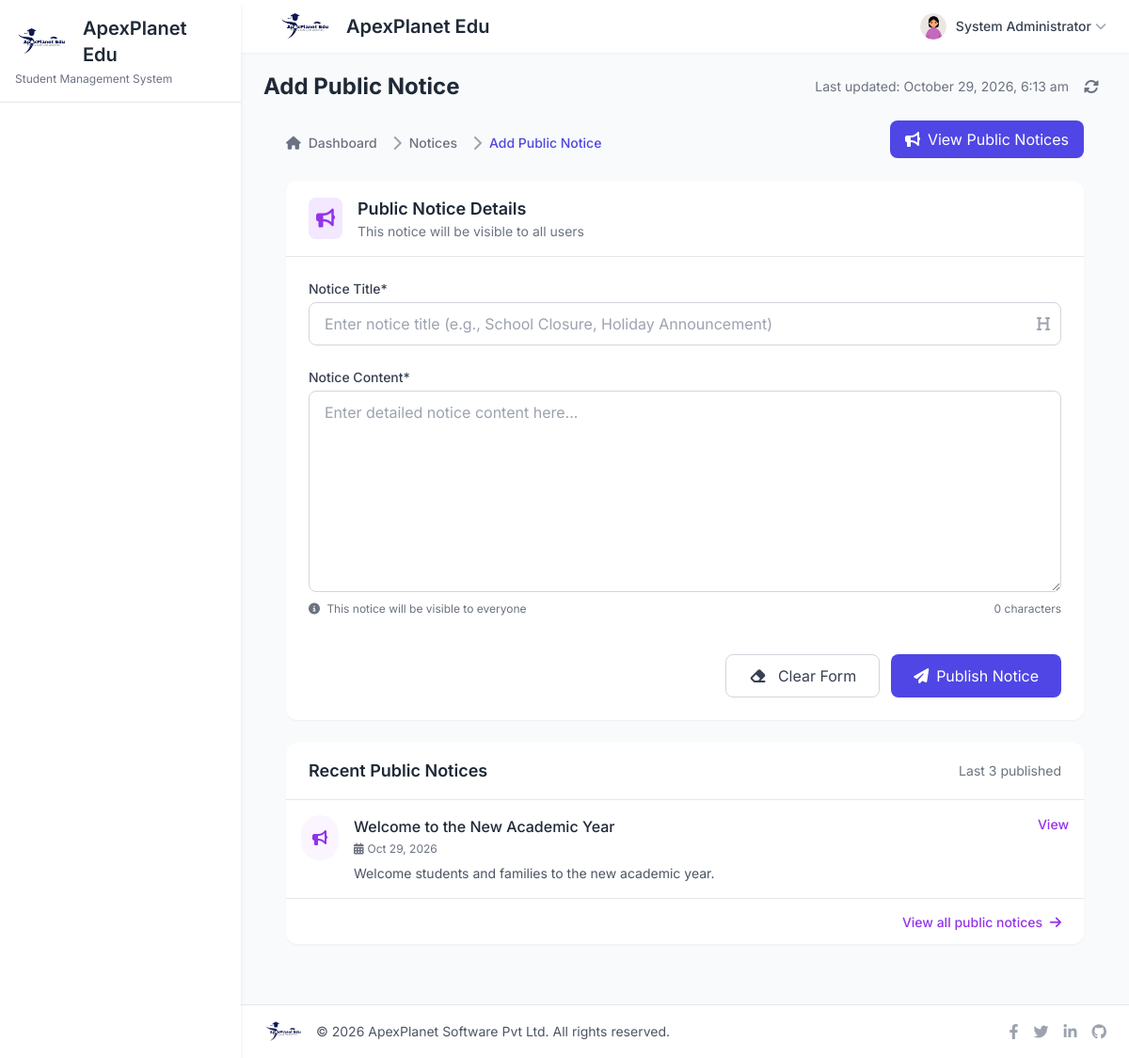
The page /add-public-notice.php (signed in) on the database its author committed.
### tables this page shows
CREATE TABLE `tblpublicnotice` (
  `ID` int(10) NOT NULL AUTO_INCREMENT,
  `NoticeTitle` varchar(200) NOT NULL,
  `NoticeMessage` mediumtext DEFAULT NULL,
  `CreationDate` timestamp NULL DEFAULT CURRENT_TIMESTAMP,
  PRIMARY KEY (`ID`),
  KEY `idx_tblpublicnotice_creation` (`CreationDate`)
);

### add-public-notice.php (the view, shortened to what this page needs)
<?php
include('includes/dbconnection.php');
if (strlen($_SESSION['sturecmsaid']) == 0) {
  header('location:logout.php');
} else {
  $pageTitle = 'Add Public Notice';
  include_once('includes/header.php');
?>
<div class="px-6 py-4">
  <div class="flex flex-col md:flex-row justify-between items-start md:items-center mb-6" data-aos="fade-down">
    <div>
      <nav class="flex mt-2" aria-label="Breadcrumb">
        <ol class="inline-flex items-center space-x-1 md:space-x-2">
          <li class="inline-flex items-center">
            <a href="dashboard.php" class="inline-flex items-center text-sm font-medium text-gray-500 hover:text-primary">
              <i class="fas fa-home mr-2"></i>
              Dashboard
            </a>
          </li>
          <li>
            <div class="flex items-center">
              <i class="fas fa-chevron-right text-gray-400 mx-2"></i>
              <span class="text-sm font-medium text-gray-500">Notices</span>
            </div>
          </li>
          <li aria-current="page">
            <div class="flex items-center">
              <i class="fas fa-chevron-right text-gray-400 mx-2"></i>
              <span class="text-sm font-medium text-primary">Add Public Notice</span>
            </div>
          </li>
        </ol>
      </nav>
    </div>
    <a href="manage-public-notice.php" class="mt-4 md:mt-0 inline-flex items-center px-4 py-2 bg-primary text-white rounded-lg hover:bg-primary-dark transition-colors">
      <i class="fas fa-bullhorn mr-2"></i> View Public Notices
    </a>
  </div>
  <div class="bg-white rounded-xl shadow-sm overflow-hidden" data-aos="fade-up">
    <div class="px-6 py-4 border-b">
      <div class="flex items-center">
        <div class="p-2 bg-purple-100 text-purple-600 rounded-lg mr-4">
          <i class="fas fa-bullhorn text-xl"></i>
        </div>
        <div>
          <h3 class="text-lg font-semibold text-gray-800">Public Notice Details</h3>
          <p class="text-sm text-gray-500">This notice will be visible to all users</p>
        </div>
      </div>
    </div>
    <form class="p-6" method="post">
      <div class="grid grid-cols-1 gap-6">
        <div>
          <label for="nottitle" class="block text-sm font-medium text-gray-700 mb-1">Notice Title*</label>
          <div class="relative">
            <input
              type="text"
              name="nottitle"
              id="nottitle"
              class="w-full px-4 py-2.5 rounded-lg border border-gray-300 focus:ring-2 focus:ring-primary focus:border-primary transition-all"
              placeholder="Enter notice title (e.g., School Closure, Holiday Announcement)"
              required
            >
            <div class="absolute inset-y-0 right-0 flex items-center pr-3 pointer-events-none">
            </div>
          </div>
        </div>
        <div>
          <label for="notmsg" class="block text-sm font-medium text-gray-700 mb-1">Notice Content*</label>
          <textarea
            name="notmsg"
            id="notmsg"
            rows="8"
            class="w-full px-4 py-2.5 rounded-lg border border-gray-300 focus:ring-2 focus:ring-primary focus:border-primary transition-all"
            placeholder="Enter detailed notice content here..."
            required
          ></textarea>
          <div class="mt-1 flex justify-between items-center text-xs text-gray-500">
            <div>
              <i class="fas fa-info-circle mr-1"></i> This notice will be visible to everyone
            </div>
            <div id="charCount">0 characters</div>
          </div>
        </div>
        <div class="flex justify-end space-x-3 pt-4">
          <button
            type="reset"
            class="px-6 py-2.5 border border-gray-300 rounded-lg text-gray-700 hover:bg-gray-50 transition-colors"
          >
            <i class="fas fa-eraser mr-2"></i> Clear Form
          </button>
          <button
            type="submit"
            name="submit"
            class="px-6 py-2.5 bg-primary text-white rounded-lg hover:bg-primary-dark transition-colors flex items-center"
          >
            <i class="fas fa-paper-plane mr-2"></i> Publish Notice
          </button>
        </div>
      </div>
    </form>
  </div>
  <div class="bg-white rounded-xl shadow-sm overflow-hidden mt-6" data-aos="fade-up" data-aos-delay="100">
    <div class="px-6 py-4 border-b">
      <div class="flex items-center justify-between">
        <h3 class="text-lg font-semibold text-gray-800">Recent Public Notices</h3>
        <span class="text-sm text-gray-500">Last 3 published</span>
      </div>
    </div>
    <div class="divide-y">
      <?php
      $sql = "SELECT * FROM tblpublicnotice ORDER BY ID DESC LIMIT 3";
      $query = $dbh->prepare($sql);
      $query->execute();
      $results = $query->fetchAll(PDO::FETCH_OBJ);
      if($query->rowCount() > 0) {
        foreach($results as $notice) {
      ?>
      <div class="p-4 hover:bg-gray-50 transition-colors">
        <div class="flex items-start">
          <div class="p-3 rounded-full bg-purple-50 text-purple-600 mr-4">
            <i class="fas fa-bullhorn"></i>
          </div>
          <div class="flex-1">
            <h4 class="font-medium text-gray-800"><?php echo htmlentities($notice->NoticeTitle); ?></h4>
            <div class="flex items-center mt-1 text-xs text-gray-500">
              <i class="fas fa-calendar-alt mr-1"></i>
              <span><?php echo date('M j, Y', strtotime($notice->CreationDate)); ?></span>
            </div>
            <p class="text-sm text-gray-600 mt-2 line-clamp-2"><?php echo htmlentities($notice->NoticeMessage); ?></p>
          </div>
          <a href="manage-public-notice.php" class="text-purple-600 hover:text-purple-800 text-sm font-medium">
            View
          </a>
        </div>
      </div>
      <?php }} ?>
    </div>
    <div class="px-6 py-3 border-t text-right">
      <a href="manage-public-notice.php" class="text-sm font-medium text-purple-600 hover:text-purple-800">
        View all public notices <i class="fas fa-arrow-right ml-1"></i>
      </a>
    </div>
  </div>
</div>
<?php
  include_once('includes/footer.php');
}
?>

### includes/header.php (shortened to what this page needs)
<!DOCTYPE html>
<html lang="en">
  <head>
    <script src="https://cdn.tailwindcss.com"></script>
    <link rel="stylesheet" href="https://cdnjs.cloudflare.com/ajax/libs/font-awesome/6.4.0/css/all.min.css">
    <link href="https://unpkg.com/aos@2.3.1/dist/aos.css" rel="stylesheet">
  </head>
  <body class="bg-gray-50">
    <div id="page" class="hidden">
      <div class="flex h-screen overflow-hidden">
        <aside id="sidebar" class="w-64 bg-white shadow-md fixed h-full z-20 hidden lg:block">
          <div class="p-4 border-b">
            <div class="flex items-center">
              <img src="assets/images/logo-icon.png" alt="ApexPlanet Edu" class="h-8">
              <span class="ml-2 text-xl font-semibold text-gray-800">ApexPlanet Edu</span>
            </div>
            <p class="text-xs text-gray-500 mt-1">Student Management System</p>
          </div>
        </aside>
        <div class="relative flex flex-col flex-1 overflow-y-auto overflow-x-hidden lg:ml-64">
          <nav class="sticky top-0 z-10 bg-white shadow-sm">
            <div class="px-6 py-3 flex items-center justify-between">
              <div class="flex items-center">
                <div class="ml-4 flex items-center">
                  <img src="assets/images/logo-icon.png" alt="ApexPlanet Edu" class="h-8 w-auto">
                  <span class="ml-2 text-xl font-semibold text-gray-800">ApexPlanet Edu</span>
                </div>
              </div>
              <div class="flex items-center space-x-4">
                <div class="relative">
                  <button class="flex items-center focus:outline-none" id="userMenuButton">
                    <?php
                    $aid = $_SESSION['sturecmsaid'];
                    $sql = "SELECT * from tbladmin where ID=:aid";
                    $query = $dbh->prepare($sql);
                    $query->bindParam(':aid', $aid, PDO::PARAM_STR);
                    $query->execute();
                    $results = $query->fetchAll(PDO::FETCH_OBJ);
                    if($query->rowCount() > 0) {
                      foreach($results as $row) {
                    ?>
                    <img class="h-8 w-8 rounded-full object-cover" src="assets/images/faces/face8.jpg" alt="Profile">
                    <span class="ml-2 text-sm font-medium text-gray-700 hidden md:inline"><?php echo htmlentities($row->AdminName); ?></span>
                    <i class="fas fa-chevron-down ml-1 text-gray-400 text-xs"></i>
                    <?php }} ?>
                  </button>
                </div>
              </div>
            </div>
          </nav>
          <main class="flex-1 pb-8">
            <div class="px-6 py-4">
              <div class="flex items-center justify-between">
                <h2 class="text-2xl font-bold text-gray-800"><?php echo $pageTitle; ?></h2>
                <div class="flex items-center space-x-2">
                  <span class="text-sm text-gray-500">Last updated: <?php echo date("F j, Y, g:i a"); ?></span>
                  <button class="p-2 text-gray-500 hover:text-primary focus:outline-none">
                    <i class="fas fa-sync-alt"></i>
                  </button>
                </div>
              </div>

### includes/header.php (style rules this page uses)
body { font-family: 'Inter', sans-serif; background-color: #f3f4f6; overflow-x: hidden; }
.transition-all { transition: all 0.3s ease; }

### rows shown on the page
tblpublicnotice: NoticeTitle "Welcome to the New Academic Year", CreationDate "Oct 29, 2026", NoticeMessage "Welcome students and families to the new academic year."

### other values the page prints
$row->AdminName "System Administrator"
$pageTitle "Add Public Notice"
